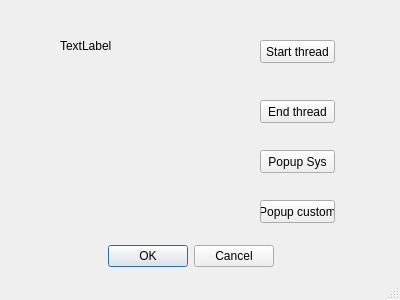
<?xml version="1.0" encoding="UTF-8"?>
<ui version="4.0">
 <class>MainDialog</class>
 <widget class="QDialog" name="MainDialog">
  <property name="enabled">
   <bool>true</bool>
  </property>
  <property name="geometry">
   <rect>
    <x>0</x>
    <y>0</y>
    <width>400</width>
    <height>300</height>
   </rect>
  </property>
  <property name="windowTitle">
   <string>Dialog</string>
  </property>
  <property name="windowIcon">
   <iconset>
    <normalon>:/en-us/icon.png</normalon>
   </iconset>
  </property>
  <property name="sizeGripEnabled">
   <bool>true</bool>
  </property>
  <property name="modal">
   <bool>true</bool>
  </property>
  <widget class="QDialogButtonBox" name="buttonBox">
   <property name="geometry">
    <rect>
     <x>20</x>
     <y>240</y>
     <width>341</width>
     <height>32</height>
    </rect>
   </property>
   <property name="orientation">
    <enum>Qt::Horizontal</enum>
   </property>
   <property name="standardButtons">
    <set>QDialogButtonBox::Cancel|QDialogButtonBox::Ok</set>
   </property>
   <property name="centerButtons">
    <bool>true</bool>
   </property>
  </widget>
  <widget class="QLabel" name="label">
   <property name="geometry">
    <rect>
     <x>60</x>
     <y>30</y>
     <width>81</width>
     <height>31</height>
    </rect>
   </property>
   <property name="text">
    <string extracomment="文本框">TextLabel</string>
   </property>
   <property name="scaledContents">
    <bool>true</bool>
   </property>
   <property name="wordWrap">
    <bool>true</bool>
   </property>
  </widget>
  <widget class="QPushButton" name="pushButton_start">
   <property name="geometry">
    <rect>
     <x>260</x>
     <y>40</y>
     <width>75</width>
     <height>23</height>
    </rect>
   </property>
   <property name="text">
    <string>Start thread</string>
   </property>
  </widget>
  <widget class="QPushButton" name="pushButton_stop">
   <property name="geometry">
    <rect>
     <x>260</x>
     <y>100</y>
     <width>75</width>
     <height>23</height>
    </rect>
   </property>
   <property name="text">
    <string>End thread</string>
   </property>
  </widget>
  <widget class="QPushButton" name="pushButton_popup">
   <property name="geometry">
    <rect>
     <x>260</x>
     <y>150</y>
     <width>75</width>
     <height>23</height>
    </rect>
   </property>
   <property name="text">
    <string>Popup Sys</string>
   </property>
  </widget>
  <widget class="QPushButton" name="pushButton_custom">
   <property name="geometry">
    <rect>
     <x>260</x>
     <y>200</y>
     <width>75</width>
     <height>23</height>
    </rect>
   </property>
   <property name="text">
    <string>Popup custom</string>
   </property>
  </widget>
 </widget>
 <resources>
  <include location="resource.qrc"/>
 </resources>
 <connections>
  <connection>
   <sender>buttonBox</sender>
   <signal>accepted()</signal>
   <receiver>MainDialog</receiver>
   <slot>accept()</slot>
   <hints>
    <hint type="sourcelabel">
     <x>248</x>
     <y>254</y>
    </hint>
    <hint type="destinationlabel">
     <x>157</x>
     <y>274</y>
    </hint>
   </hints>
  </connection>
  <connection>
   <sender>buttonBox</sender>
   <signal>rejected()</signal>
   <receiver>MainDialog</receiver>
   <slot>reject()</slot>
   <hints>
    <hint type="sourcelabel">
     <x>316</x>
     <y>260</y>
    </hint>
    <hint type="destinationlabel">
     <x>286</x>
     <y>274</y>
    </hint>
   </hints>
  </connection>
 </connections>
</ui>
